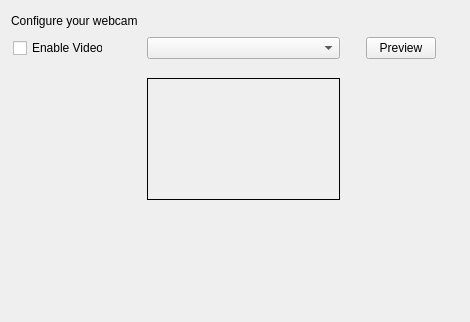
<?xml version="1.0" encoding="UTF-8"?>
<ui version="4.0">
 <class>WizardVideo</class>
 <widget class="QWidget" name="WizardVideo">
  <property name="geometry">
   <rect>
    <x>0</x>
    <y>0</y>
    <width>470</width>
    <height>322</height>
   </rect>
  </property>
  <layout class="QGridLayout" name="gridLayout_2">
   <item row="0" column="0">
    <widget class="QLabel" name="wizardTittleLabel">
     <property name="text">
      <string>Configure your webcam</string>
     </property>
    </widget>
   </item>
   <item row="0" column="1">
    <spacer name="horizontalSpacer_3">
     <property name="orientation">
      <enum>Qt::Horizontal</enum>
     </property>
     <property name="sizeHint" stdset="0">
      <size>
       <width>190</width>
       <height>20</height>
      </size>
     </property>
    </spacer>
   </item>
   <item row="1" column="0" colspan="2">
    <layout class="QGridLayout" name="gridLayout">
     <item row="0" column="0">
      <widget class="QCheckBox" name="enableVideoChk">
       <property name="maximumSize">
        <size>
         <width>90</width>
         <height>16777215</height>
        </size>
       </property>
       <property name="text">
        <string>Enable Video</string>
       </property>
      </widget>
     </item>
     <item row="0" column="1">
      <widget class="QComboBox" name="webcamDeviceComboBox">
       <property name="sizePolicy">
        <sizepolicy hsizetype="Fixed" vsizetype="Fixed">
         <horstretch>0</horstretch>
         <verstretch>0</verstretch>
        </sizepolicy>
       </property>
       <property name="minimumSize">
        <size>
         <width>193</width>
         <height>0</height>
        </size>
       </property>
       <property name="maximumSize">
        <size>
         <width>193</width>
         <height>16777215</height>
        </size>
       </property>
      </widget>
     </item>
     <item row="0" column="2">
      <widget class="QPushButton" name="webcamPreviewButton">
       <property name="maximumSize">
        <size>
         <width>70</width>
         <height>16777215</height>
        </size>
       </property>
       <property name="text">
        <string>Preview</string>
       </property>
      </widget>
     </item>
     <item row="1" column="0" colspan="3">
      <widget class="QLabel" name="lblHr">
       <property name="minimumSize">
        <size>
         <width>438</width>
         <height>7</height>
        </size>
       </property>
       <property name="maximumSize">
        <size>
         <width>438</width>
         <height>7</height>
        </size>
       </property>
       <property name="pixmap">
        <pixmap resource="../../../../resources/wengophone.qrc">:/pics/wizard/division_line.png</pixmap>
       </property>
       <property name="alignment">
        <set>Qt::AlignCenter</set>
       </property>
      </widget>
     </item>
     <item row="2" column="1" colspan="2">
      <widget class="QLabel" name="webcamPreviewLabel">
       <property name="sizePolicy">
        <sizepolicy hsizetype="Fixed" vsizetype="Fixed">
         <horstretch>0</horstretch>
         <verstretch>0</verstretch>
        </sizepolicy>
       </property>
       <property name="minimumSize">
        <size>
         <width>193</width>
         <height>122</height>
        </size>
       </property>
       <property name="maximumSize">
        <size>
         <width>193</width>
         <height>122</height>
        </size>
       </property>
       <property name="frameShape">
        <enum>QFrame::Box</enum>
       </property>
       <property name="alignment">
        <set>Qt::AlignCenter</set>
       </property>
      </widget>
     </item>
    </layout>
   </item>
   <item row="2" column="1">
    <spacer name="verticalSpacer">
     <property name="orientation">
      <enum>Qt::Vertical</enum>
     </property>
     <property name="sizeHint" stdset="0">
      <size>
       <width>20</width>
       <height>83</height>
      </size>
     </property>
    </spacer>
   </item>
  </layout>
 </widget>
 <resources>
  <include location="../../../../resources/wengophone.qrc"/>
  <include location="../../../../resources/wengophone.qrc"/>
  <include location="../../../../resources/wengophone.qrc"/>
  <include location="../../../../resources/wengophone.qrc"/>
  <include location="../../../../resources/wengophone.qrc"/>
  <include location="../../../../resources/wengophone.qrc"/>
 </resources>
 <connections/>
</ui>
